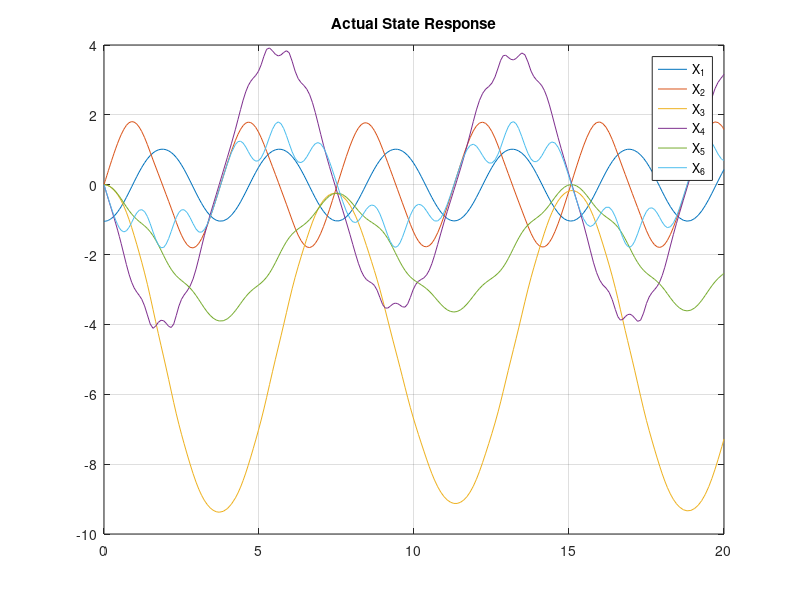

Recreate this plot in MATLAB. (Note: this script raises an error after producing the figure.)
function relFreqApproch()
%initialize paramters
W = [0 0 0 0 0 0]';
X0 = [-pi/3 0 0 0 0 0]';
U = [0 0 0];

%solve for noiseless ideal states
%[a,b,c,d,g,J311,A,B],[2694.6,6.7728,75.5573,7.3916,9.81,6.8707,879.6338,22.9022]

[T,Resp] = ode45(@(t,X)mStateEqIdealSys(X,W,U),[0 20],X0);
plot(T,Resp);
legend('X_1','X_2','X_3','X_4','X_5','X_6');grid;
title('Actual State Response');

%solve for 5 purturbed systems
[T,Resp1] = ode45(@(t,X)mStateEq1(X,W,U),[0 20],X0);
[T,Resp2] = ode45(@(t,X)mStateEq2(X,W,U),[0 20],X0);
[T,Resp3] = ode45(@(t,X)mStateEq3(X,W,U),[0 20],X0);
[T,Resp4] = ode45(@(t,X)mStateEq4(X,W,U),[0 20],X0);
[T,Resp5] = ode45(@(t,X)mStateEq5(X,W,U),[0 20],X0);

%ensamble of w as plant noise component ->due to model paramter
%uncertainity
Wn(:,:,1) = Resp - Resp1;
Wn(:,:,2) = Resp - Resp2;
Wn(:,:,3) = Resp - Resp3;
Wn(:,:,4) = Resp - Resp4;
Wn(:,:,5) = Resp - Resp5;
end

function dxdt = mStateEqIdealSys(x,w,u)
dxdt = [
    w(1) + x(2);
    w(2) - (7.3916*(8629.2075779999995199887052876875*sin(x(1)) - 1.0*u(1) - 75.557299999999997908162185922265*x(4)^2*sin(x(3)) + 224.67058200000000546481260244036*cos(x(1))*sin(x(3)) + 6.8707*x(4)*x(6)*sin(x(3)) + 13.5456*x(2)*x(4)*cos(x(3))*sin(x(3))))/(50.06182848*sin(x(3))^2 - 5759.6910494099996838927654607687*cos(x(3))^2 + 19917.40536) - (7.3916*cos(x(3))*(u(3) + 6.8707*x(2)*x(6)*sin(x(3))))/(50.06182848*sin(x(3))^2 - 5759.6910494099996838927654607687*cos(x(3))^2 + 19917.40536) - (75.557299999999997908162185922265*cos(x(3))*(6.7728*cos(x(3))*sin(x(3))*x(2)^2 - 6.8707*x(6)*sin(x(3))*x(2) + u(2) - 224.67058200000000546481260244036*cos(x(3))*sin(x(1))))/(50.06182848*sin(x(3))^2 - 5759.6910494099996838927654607687*cos(x(3))^2 + 19917.40536);
    w(3) + x(4);
    w(4) + ((6.7728*sin(x(3))^2 - 6.8707*cos(x(3))^2 + 2694.6)*(6.7728*cos(x(3))*sin(x(3))*x(2)^2 - 6.8707*x(6)*sin(x(3))*x(2) + u(2) - 224.67058200000000546481260244036*cos(x(3))*sin(x(1))))/(50.06182848*sin(x(3))^2 - 5759.6910494099996838927654607687*cos(x(3))^2 + 19917.40536) + (75.557299999999997908162185922265*cos(x(3))^2*(u(3) + 6.8707*x(2)*x(6)*sin(x(3))))/(50.06182848*sin(x(3))^2 - 5759.6910494099996838927654607687*cos(x(3))^2 + 19917.40536) + (75.557299999999997908162185922265*cos(x(3))*(8629.2075779999995199887052876875*sin(x(1)) - 1.0*u(1) - 75.557299999999997908162185922265*x(4)^2*sin(x(3)) + 224.67058200000000546481260244036*cos(x(1))*sin(x(3)) + 6.8707*x(4)*x(6)*sin(x(3)) + 13.5456*x(2)*x(4)*cos(x(3))*sin(x(3))))/(50.06182848*sin(x(3))^2 - 5759.6910494099996838927654607687*cos(x(3))^2 + 19917.40536);
    w(5) + x(6);
    w(6) + ((u(3) + 6.8707*x(2)*x(6)*sin(x(3)))*(50.06182848*sin(x(3))^2 - 5708.9055832899996838927654607687*cos(x(3))^2 + 19917.40536))/(343.959804937536*sin(x(3))^2 - 39573.109293181284828122023651304*cos(x(3))^2 + 136846.517006952) + (7.3916*cos(x(3))*(8629.2075779999995199887052876875*sin(x(1)) - 1.0*u(1) - 75.557299999999997908162185922265*x(4)^2*sin(x(3)) + 224.67058200000000546481260244036*cos(x(1))*sin(x(3)) + 6.8707*x(4)*x(6)*sin(x(3)) + 13.5456*x(2)*x(4)*cos(x(3))*sin(x(3))))/(50.06182848*sin(x(3))^2 - 5759.6910494099996838927654607687*cos(x(3))^2 + 19917.40536) + (75.557299999999997908162185922265*cos(x(3))^2*(6.7728*cos(x(3))*sin(x(3))*x(2)^2 - 6.8707*x(6)*sin(x(3))*x(2) + u(2) - 224.67058200000000546481260244036*cos(x(3))*sin(x(1))))/(50.06182848*sin(x(3))^2 - 5759.6910494099996838927654607687*cos(x(3))^2 + 19917.40536);
    ];
end

function dxdt = mStateEq1(x,w,u)
dxdt = [w(1) + x(2);
    w(2) - (7.3987191223193491396159515716136*(8637.7076675095394520196507370624*sin(x(1)) - 1.0*u(1) - 75.558503411227107449121831450611*x(4)^2*sin(x(3)) + 224.95581077750827980122758114802*cos(x(1))*sin(x(3)) + 6.873922882057340366657172125997*x(4)*x(6)*sin(x(3)) + 13.552983626226486890686828701291*x(2)*x(4)*cos(x(3))*sin(x(3))))/(50.137359559921471460635735598972*sin(x(3))^2 - 5759.9456624172446090887427234488*cos(x(3))^2 + 19936.610976694762470568905759758) - (7.3987191223193491396159515716136*cos(x(3))*(u(3) + 6.873922882057340366657172125997*x(2)*x(6)*sin(x(3))))/(50.137359559921471460635735598972*sin(x(3))^2 - 5759.9456624172446090887427234488*cos(x(3))^2 + 19936.610976694762470568905759758) - (75.558503411227107449121831450611*cos(x(3))*(6.7764918131132434453434143506456*cos(x(3))*sin(x(3))*x(2)^2 - 6.873922882057340366657172125997*x(6)*sin(x(3))*x(2) + u(2) - 224.95581077750827980122758114802*cos(x(3))*sin(x(1))))/(50.137359559921471460635735598972*sin(x(3))^2 - 5759.9456624172446090887427234488*cos(x(3))^2 + 19936.610976694762470568905759758);
    w(3) + x(4);
    w(4) + ((6.7800396254812822505186886701267*sin(x(3))^2 - 6.8744038402848515190157741017174*cos(x(3))^2 + 2694.6010961433999000291805714369)*(6.7800396254812822505186886701267*cos(x(3))*sin(x(3))*x(2)^2 - 6.8744038402848515190157741017174*x(6)*sin(x(3))*x(2) + u(2) - 224.79194030976232427284390722239*cos(x(3))*sin(x(1))))/(50.115374329824234556346871755774*sin(x(3))^2 - 5761.05227914509204675425920419*cos(x(3))^2 + 19917.426750023645123006578421234) + (75.566126020987681499718746636063*cos(x(3))^2*(u(3) + 6.8744038402848515190157741017174*x(2)*x(6)*sin(x(3))))/(50.115374329824234556346871755774*sin(x(3))^2 - 5761.05227914509204675425920419*cos(x(3))^2 + 19917.426750023645123006578421234) + (75.566126020987681499718746636063*cos(x(3))*(8630.1940485983912532387313187566*sin(x(1)) - 1.0*u(1) - 75.566126020987681499718746636063*x(4)^2*sin(x(3)) + 224.79194030976232427284390722239*cos(x(1))*sin(x(3)) + 6.8744038402848515190157741017174*x(4)*x(6)*sin(x(3)) + 13.560079250962564501037377340253*x(2)*x(4)*cos(x(3))*sin(x(3))))/(50.115374329824234556346871755774*sin(x(3))^2 - 5761.05227914509204675425920419*cos(x(3))^2 + 19917.426750023645123006578421234);
    w(5) + x(6);
    w(6) + ((u(3) + 6.8732578275787528099272094550543*x(2)*x(6)*sin(x(3)))*(50.115651297139139636092200854113*sin(x(3))^2 - 5709.0613387874845271392246586418*cos(x(3))^2 + 19933.751228438940485644541350833))/(344.45779256226886822136812767133*sin(x(3))^2 - 39589.328440624610480717441576581*cos(x(3))^2 + 137009.81166387552722039252508419) + (7.3976614769829520668054101406597*cos(x(3))*(8632.8504965908374905327314992912*sin(x(1)) - 1.0*u(1) - 75.558330704082422357714676763862*x(4)^2*sin(x(3)) + 224.78333395209919996265639221849*cos(x(1))*sin(x(3)) + 6.8732578275787528099272094550543*x(4)*x(6)*sin(x(3)) + 13.549052346628386089832929428667*x(2)*x(4)*cos(x(3))*sin(x(3))))/(50.115651297139139636092200854113*sin(x(3))^2 - 5759.9073734399354001446549247976*cos(x(3))^2 + 19933.751228438940485644541350833) + (75.558330704082422357714676763862*cos(x(3))^2*(6.7745261733141930449164647143334*cos(x(3))*sin(x(3))*x(2)^2 - 6.8732578275787528099272094550543*x(6)*sin(x(3))*x(2) + u(2) - 224.78333395209919996265639221849*cos(x(3))*sin(x(1))))/(50.115651297139139636092200854113*sin(x(3))^2 - 5759.9073734399354001446549247976*cos(x(3))^2 + 19933.751228438940485644541350833);
 ];
end

function dxdt = mStateEq2(x,w,u)
dxdt = [w(1) + x(2);
    w(2) - (7.4014244309327574811163685808424*(8633.5161835684053382261808650197*sin(x(1)) - 1.0*u(1) - 75.566318133420622871199157088995*x(4)^2*sin(x(3)) + 224.87896676602924035769090171156*cos(x(1))*sin(x(3)) + 6.8721474957294388374862137425225*x(4)*x(6)*sin(x(3)) + 13.550542424820077869185297458898*x(2)*x(4)*cos(x(3))*sin(x(3))))/(50.146657877727066257713034956106*sin(x(3))^2 - 5761.1321166091996853572177130378*cos(x(3))^2 + 19943.882290197062187261429047226) - (7.4014244309327574811163685808424*cos(x(3))*(u(3) + 6.8721474957294388374862137425225*x(2)*x(6)*sin(x(3))))/(50.146657877727066257713034956106*sin(x(3))^2 - 5761.1321166091996853572177130378*cos(x(3))^2 + 19943.882290197062187261429047226) - (75.566318133420622871199157088995*cos(x(3))*(6.7752712124100389345926487294491*cos(x(3))*sin(x(3))*x(2)^2 - 6.8721474957294388374862137425225*x(6)*sin(x(3))*x(2) + u(2) - 224.87896676602924035769090171156*cos(x(3))*sin(x(1))))/(50.146657877727066257713034956106*sin(x(3))^2 - 5761.1321166091996853572177130378*cos(x(3))^2 + 19943.882290197062187261429047226);
    w(3) + x(4);
    w(4) + (75.566598805500518665212439373136*cos(x(3))^2*(u(3) + 6.8747977432532829666911311505828*x(2)*x(6)*sin(x(3))))/(50.149272971591441235958654614552*sin(x(3))^2 - 5761.1428682784111905627482452499*cos(x(3))^2 + 19923.834218795249891088268101527) + ((6.7824602377253340179663609887939*sin(x(3))^2 - 6.8747977432532829666911311505828*cos(x(3))^2 + 2694.6076256890123659104574471712)*(6.7824602377253340179663609887939*cos(x(3))*sin(x(3))*x(2)^2 - 6.8747977432532829666911311505828*x(6)*sin(x(3))*x(2) + u(2) - 224.7669470744226642417060101875*cos(x(3))*sin(x(1))))/(50.149272971591441235958654614552*sin(x(3))^2 - 5761.1428682784111905627482452499*cos(x(3))^2 + 19923.834218795249891088268101527) + (75.566598805500518665212439373136*cos(x(3))*(8630.0782851761221522691044386674*sin(x(1)) - 1.0*u(1) - 75.566598805500518665212439373136*x(4)^2*sin(x(3)) + 224.7669470744226642417060101875*cos(x(1))*sin(x(3)) + 6.8747977432532829666911311505828*x(4)*x(6)*sin(x(3)) + 13.564920475450668035932721977588*x(2)*x(4)*cos(x(3))*sin(x(3))))/(50.149272971591441235958654614552*sin(x(3))^2 - 5761.1428682784111905627482452499*cos(x(3))^2 + 19923.834218795249891088268101527);
    w(5) + x(6);
    w(6) + ((u(3) + 6.878381603684549538968440174358*x(2)*x(6)*sin(x(3)))*(50.14499071219668333389220554438*sin(x(3))^2 - 5709.2068122791401212287294766321*cos(x(3))^2 + 19937.277330022684995672587474182))/(344.91638163170626463507180709141*sin(x(3))^2 - 39620.163937464456847933480122332*cos(x(3))^2 + 137136.20161438505005145142317084) + (7.3989651799868800807757907023188*cos(x(3))*(8631.0201414104904478162479702522*sin(x(1)) - 1.0*u(1) - 75.559293354815991961004328913987*x(4)^2*sin(x(3)) + 224.7773773590447749381188096567*cos(x(1))*sin(x(3)) + 6.878381603684549538968440174358*x(4)*x(6)*sin(x(3)) + 13.554595674495551804739079670981*x(2)*x(4)*cos(x(3))*sin(x(3))))/(50.14499071219668333389220554438*sin(x(3))^2 - 5760.099718259464419160508390101*cos(x(3))^2 + 19937.277330022684995672587474182) + (75.559293354815991961004328913987*cos(x(3))^2*(6.7772978372477759023695398354903*cos(x(3))*sin(x(3))*x(2)^2 - 6.878381603684549538968440174358*x(6)*sin(x(3))*x(2) + u(2) - 224.7773773590447749381188096567*cos(x(3))*sin(x(1))))/(50.14499071219668333389220554438*sin(x(3))^2 - 5760.099718259464419160508390101*cos(x(3))^2 + 19937.277330022684995672587474182);
    ];
end


function dxdt = mStateEq3(x,w,u)
dxdt = [w(1) + x(2);
    w(2) - (7.3934078838489201146444429468829*(8630.9525541933506608046881144975*sin(x(1)) - 1.0*u(1) - 75.558472231150901166074618231505*x(4)^2*sin(x(3)) + 224.73713463242219045121163286732*cos(x(1))*sin(x(3)) + 6.8743054844428117533539079886395*x(4)*x(6)*sin(x(3)) + 13.56005263602839860936910554301*x(2)*x(4)*cos(x(3))*sin(x(3))))/(50.127500032309346764368845756851*sin(x(3))^2 - 5759.9072702702671949738578426765*cos(x(3))^2 + 19922.302448139435591868251261488) - (7.3934078838489201146444429468829*cos(x(3))*(u(3) + 6.8743054844428117533539079886395*x(2)*x(6)*sin(x(3))))/(50.127500032309346764368845756851*sin(x(3))^2 - 5759.9072702702671949738578426765*cos(x(3))^2 + 19922.302448139435591868251261488) - (75.558472231150901166074618231505*cos(x(3))*(6.780026318014199304684552771505*cos(x(3))*sin(x(3))*x(2)^2 - 6.8743054844428117533539079886395*x(6)*sin(x(3))*x(2) + u(2) - 224.73713463242219045121163286732*cos(x(3))*sin(x(1))))/(50.127500032309346764368845756851*sin(x(3))^2 - 5759.9072702702671949738578426765*cos(x(3))^2 + 19922.302448139435591868251261488);
    w(3) + x(4);
    w(4) + ((6.7823721284619100657664603204466*sin(x(3))^2 - 6.8806524101327708464737042959314*cos(x(3))^2 + 2694.6066905707825753779616206884)*(6.7823721284619100657664603204466*cos(x(3))*sin(x(3))*x(2)^2 - 6.8806524101327708464737042959314*x(6)*sin(x(3))*x(2) + u(2) - 224.88568789717130696624981246151*cos(x(3))*sin(x(1))))/(50.187099495672233066551981471894*sin(x(3))^2 - 5760.4722489734901276006009608519*cos(x(3))^2 + 19939.114445501252435026154023279) + (75.561616651292936808204103726894*cos(x(3))^2*(u(3) + 6.8806524101327708464737042959314*x(2)*x(6)*sin(x(3))))/(50.187099495672233066551981471894*sin(x(3))^2 - 5760.4722489734901276006009608519*cos(x(3))^2 + 19939.114445501252435026154023279) + (75.561616651292936808204103726894*cos(x(3))*(8636.2495148757494736388435541978*sin(x(1)) - 1.0*u(1) - 75.561616651292936808204103726894*x(4)^2*sin(x(3)) + 224.88568789717130696624981246151*cos(x(1))*sin(x(3)) + 6.8806524101327708464737042959314*x(4)*x(6)*sin(x(3)) + 13.564744256923820131532920640893*x(2)*x(4)*cos(x(3))*sin(x(3))))/(50.187099495672233066551981471894*sin(x(3))^2 - 5760.4722489734901276006009608519*cos(x(3))^2 + 19939.114445501252435026154023279);
    w(5) + x(6);
    w(6) + ((u(3) + 6.8743509222012715298433249699883*x(2)*x(6)*sin(x(3)))*(50.156405909942449199901277386035*sin(x(3))^2 - 5710.3583049642327590654674977915*cos(x(3))^2 + 19932.818071459127475989588998817))/(344.79273522131418117321641106886*sin(x(3))^2 - 39604.57882030978477896808278859*cos(x(3))^2 + 137025.18629160522363721581704641) + (7.3972989233110304496676690177992*cos(x(3))*(8634.5939264064456000271022139428*sin(x(1)) - 1.0*u(1) - 75.566912765867527923546731472015*x(4)^2*sin(x(3)) + 224.86883861595822409050019455991*cos(x(1))*sin(x(3)) + 6.8743509222012715298433249699883*x(4)*x(6)*sin(x(3)) + 13.560735189944830736408221127931*x(2)*x(4)*cos(x(3))*sin(x(3))))/(50.156405909942449199901277386035*sin(x(3))^2 - 5761.2099336394944142009137046312*cos(x(3))^2 + 19932.818071459127475989588998817) + (75.566912765867527923546731472015*cos(x(3))^2*(6.7803675949724153682041105639655*cos(x(3))*sin(x(3))*x(2)^2 - 6.8743509222012715298433249699883*x(6)*sin(x(3))*x(2) + u(2) - 224.86883861595822409050019455991*cos(x(3))*sin(x(1))))/(50.156405909942449199901277386035*sin(x(3))^2 - 5761.2099336394944142009137046312*cos(x(3))^2 + 19932.818071459127475989588998817);
    ];
end

function dxdt = mStateEq4(x,w,u)
dxdt = [w(1) + x(2);
    w(2) - (7.3919825198947686217820773890708*(8630.9354042512073293421548267775*sin(x(1)) - 1.0*u(1) - 75.563856502993601793605193961412*x(4)^2*sin(x(3)) + 224.71559054661650186194446790372*cos(x(1))*sin(x(3)) + 6.8799874527800186641002255782951*x(4)*x(6)*sin(x(3)) + 13.555299330375342847787578648422*x(2)*x(4)*cos(x(3))*sin(x(3))))/(50.100267851037898269580460617581*sin(x(3))^2 - 5760.7531565930536755177372028873*cos(x(3))^2 + 19918.474952513809056085394841939) - (7.3919825198947686217820773890708*cos(x(3))*(u(3) + 6.8799874527800186641002255782951*x(2)*x(6)*sin(x(3))))/(50.100267851037898269580460617581*sin(x(3))^2 - 5760.7531565930536755177372028873*cos(x(3))^2 + 19918.474952513809056085394841939) - (75.563856502993601793605193961412*cos(x(3))*(6.777649665187671423893789324211*cos(x(3))*sin(x(3))*x(2)^2 - 6.8799874527800186641002255782951*x(6)*sin(x(3))*x(2) + u(2) - 224.71559054661650186194446790372*cos(x(3))*sin(x(1))))/(50.100267851037898269580460617581*sin(x(3))^2 - 5760.7531565930536755177372028873*cos(x(3))^2 + 19918.474952513809056085394841939);
    w(3) + x(4);
    w(4) + ((6.7732526018213699003922556585167*sin(x(3))^2 - 6.8765679465165332473475245933514*cos(x(3))^2 + 2694.6029367529336013831198215485)*(6.7732526018213699003922556585167*cos(x(3))*sin(x(3))*x(2)^2 - 6.8765679465165332473475245933514*x(6)*sin(x(3))*x(2) + u(2) - 224.83404779339299945407774616637*cos(x(3))*sin(x(1))))/(50.113356545685595424496667562855*sin(x(3))^2 - 5760.9843590197107787845116681504*cos(x(3))^2 + 19936.595555618188301998259572781) + (75.565247315296815600049740169197*cos(x(3))^2*(u(3) + 6.8765679465165332473475245933514*x(2)*x(6)*sin(x(3))))/(50.113356545685595424496667562855*sin(x(3))^2 - 5760.9843590197107787845116681504*cos(x(3))^2 + 19936.595555618188301998259572781) + (75.565247315296815600049740169197*cos(x(3))*(8633.9462982545943757837137210974*sin(x(1)) - 1.0*u(1) - 75.565247315296815600049740169197*x(4)^2*sin(x(3)) + 224.83404779339299945407774616637*cos(x(1))*sin(x(3)) + 6.8765679465165332473475245933514*x(4)*x(6)*sin(x(3)) + 13.546505203642739800784511317033*x(2)*x(4)*cos(x(3))*sin(x(3))))/(50.113356545685595424496667562855*sin(x(3))^2 - 5760.9843590197107787845116681504*cos(x(3))^2 + 19936.595555618188301998259572781);
    w(5) + x(6);
    w(6) + ((u(3) + 6.8755152812074884494109028310049*x(2)*x(6)*sin(x(3)))*(50.156424273115944951100590725821*sin(x(3))^2 - 5709.9028481601263763653300775062*cos(x(3))^2 + 19930.40928291738360348424215313))/(344.85126154053487569647110584549*sin(x(3))^2 - 39608.172717771096034871029208082*cos(x(3))^2 + 137031.83358541805294453194348301) + (7.3964117608168802320278700790368*cos(x(3))*(8636.7355200451459553615621688581*sin(x(1)) - 1.0*u(1) - 75.563899106386287485292996279895*x(4)^2*sin(x(3)) + 224.93767653158339698328896888629*cos(x(1))*sin(x(3)) + 6.8755152812074884494109028310049*x(4)*x(6)*sin(x(3)) + 13.562366697544845806078228633851*x(2)*x(4)*cos(x(3))*sin(x(3))))/(50.156424273115944951100590725821*sin(x(3))^2 - 5760.7569902477256234508409838366*cos(x(3))^2 + 19930.40928291738360348424215313) + (75.563899106386287485292996279895*cos(x(3))^2*(6.7811833487724229030391143169254*cos(x(3))*sin(x(3))*x(2)^2 - 6.8755152812074884494109028310049*x(6)*sin(x(3))*x(2) + u(2) - 224.93767653158339698328896888629*cos(x(3))*sin(x(1))))/(50.156424273115944951100590725821*sin(x(3))^2 - 5760.7569902477256234508409838366*cos(x(3))^2 + 19930.40928291738360348424215313);
    ];
end

function dxdt = mStateEq5(x,w,u)
dxdt = [w(1) + x(2);
    w(2) - (7.3940270474751494944598562142346*(8629.4529138503918765178807921178*sin(x(1)) - 1.0*u(1) - 75.55968600103405208301410311833*x(4)^2*sin(x(3)) + 224.73019851072817911079365037759*cos(x(1))*sin(x(3)) + 6.8805265317952803982848308805842*x(4)*x(6)*sin(x(3)) + 13.553112451850692465882275428157*x(2)*x(4)*cos(x(3))*sin(x(3))))/(50.106040023228129914133554052808*sin(x(3))^2 - 5760.1409478518259888365195213122*cos(x(3))^2 + 19924.016964946151795718497739728) - (7.3940270474751494944598562142346*cos(x(3))*(u(3) + 6.8805265317952803982848308805842*x(2)*x(6)*sin(x(3))))/(50.106040023228129914133554052808*sin(x(3))^2 - 5760.1409478518259888365195213122*cos(x(3))^2 + 19924.016964946151795718497739728) - (75.55968600103405208301410311833*cos(x(3))*(6.7765562259253462329411377140786*cos(x(3))*sin(x(3))*x(2)^2 - 6.8805265317952803982848308805842*x(6)*sin(x(3))*x(2) + u(2) - 224.73019851072817911079365037759*cos(x(3))*sin(x(1))))/(50.106040023228129914133554052808*sin(x(3))^2 - 5760.1409478518259888365195213122*cos(x(3))^2 + 19924.016964946151795718497739728);
    w(3) + x(4);
    w(4) + ((6.7793252841308593303892848780379*sin(x(3))^2 - 6.8751728886795158146583162306342*cos(x(3))^2 + 2694.6038882902348632342182099819)*(6.7793252841308593303892848780379*cos(x(3))*sin(x(3))*x(2)^2 - 6.8751728886795158146583162306342*x(6)*sin(x(3))*x(2) + u(2) - 224.7266926750141133430891441953*cos(x(3))*sin(x(1))))/(50.158449277361305526881171864682*sin(x(3))^2 - 5761.2749207038889670069357758605*cos(x(3))^2 + 19936.667262413867673529953006261) + (75.567237081590448610768362414092*cos(x(3))^2*(u(3) + 6.8751728886795158146583162306342*x(2)*x(6)*sin(x(3))))/(50.158449277361305526881171864682*sin(x(3))^2 - 5761.2749207038889670069357758605*cos(x(3))^2 + 19936.667262413867673529953006261) + (75.567237081590448610768362414092*cos(x(3))*(8630.1760028556550638279699007532*sin(x(1)) - 1.0*u(1) - 75.567237081590448610768362414092*x(4)^2*sin(x(3)) + 224.7266926750141133430891441953*cos(x(1))*sin(x(3)) + 6.8751728886795158146583162306342*x(4)*x(6)*sin(x(3)) + 13.558650568261718660778569756076*x(2)*x(4)*cos(x(3))*sin(x(3))))/(50.158449277361305526881171864682*sin(x(3))^2 - 5761.2749207038889670069357758605*cos(x(3))^2 + 19936.667262413867673529953006261);
    w(5) + x(6);
    w(6) + ((u(3) + 6.8795902870501501880085015727673*x(2)*x(6)*sin(x(3)))*(50.137453346228738806722486622644*sin(x(3))^2 - 5710.3143385054255295585722555438*cos(x(3))^2 + 19928.950376953715659867386336372))/(344.92513705814528228656883682378*sin(x(3))^2 - 39634.659922970700897652247448465*cos(x(3))^2 + 137103.01344439521151039979387722) + (7.3958592019990359034409266314469*cos(x(3))*(8631.8524912935076044518318585378*sin(x(1)) - 1.0*u(1) - 75.566621854529302027003723196685*x(4)^2*sin(x(3)) + 224.75392939384220559258557989591*cos(x(1))*sin(x(3)) + 6.8795902870501501880085015727673*x(4)*x(6)*sin(x(3)) + 13.558249819757797638430929509923*x(2)*x(4)*cos(x(3))*sin(x(3))))/(50.137453346228738806722486622644*sin(x(3))^2 - 5761.1948196358885716727133823373*cos(x(3))^2 + 19928.950376953715659867386336372) + (75.566621854529302027003723196685*cos(x(3))^2*(6.7791249098788988192154647549614*cos(x(3))*sin(x(3))*x(2)^2 - 6.8795902870501501880085015727673*x(6)*sin(x(3))*x(2) + u(2) - 224.75392939384220559258557989591*cos(x(3))*sin(x(1))))/(50.137453346228738806722486622644*sin(x(3))^2 - 5761.1948196358885716727133823373*cos(x(3))^2 + 19928.950376953715659867386336372);
    ];
end